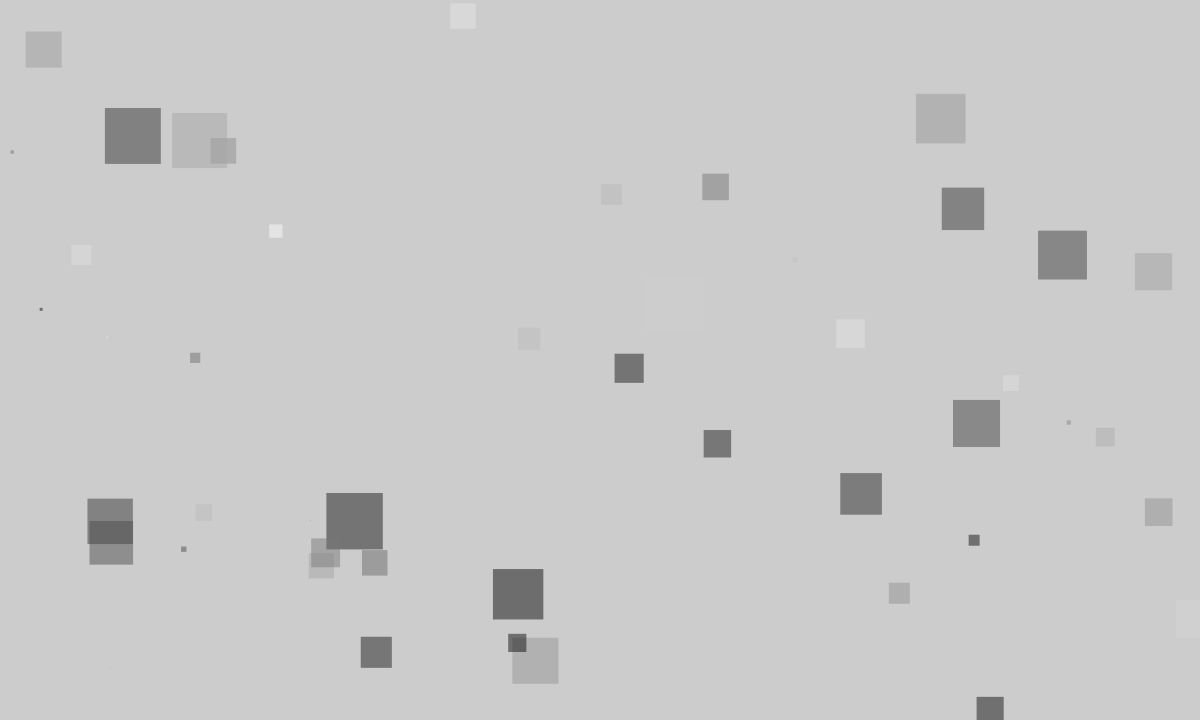
Frame 1 (no input)
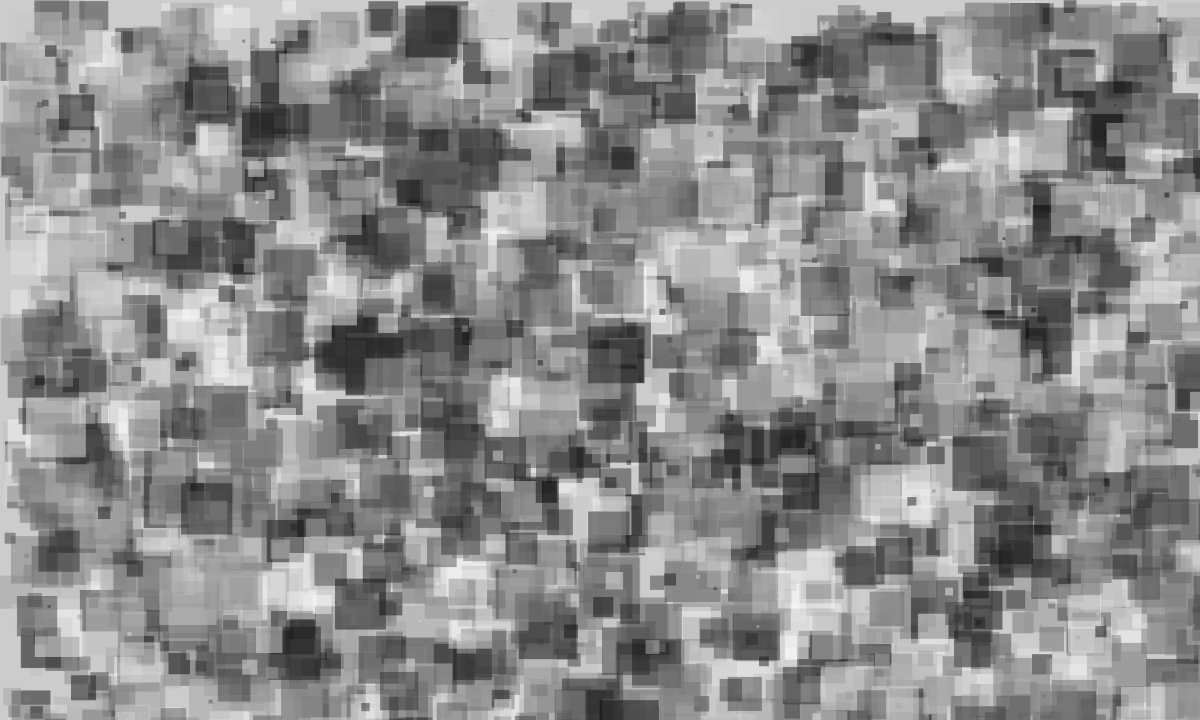
Frame 60 (the mouse pressed at the canvas centre just before this capture)
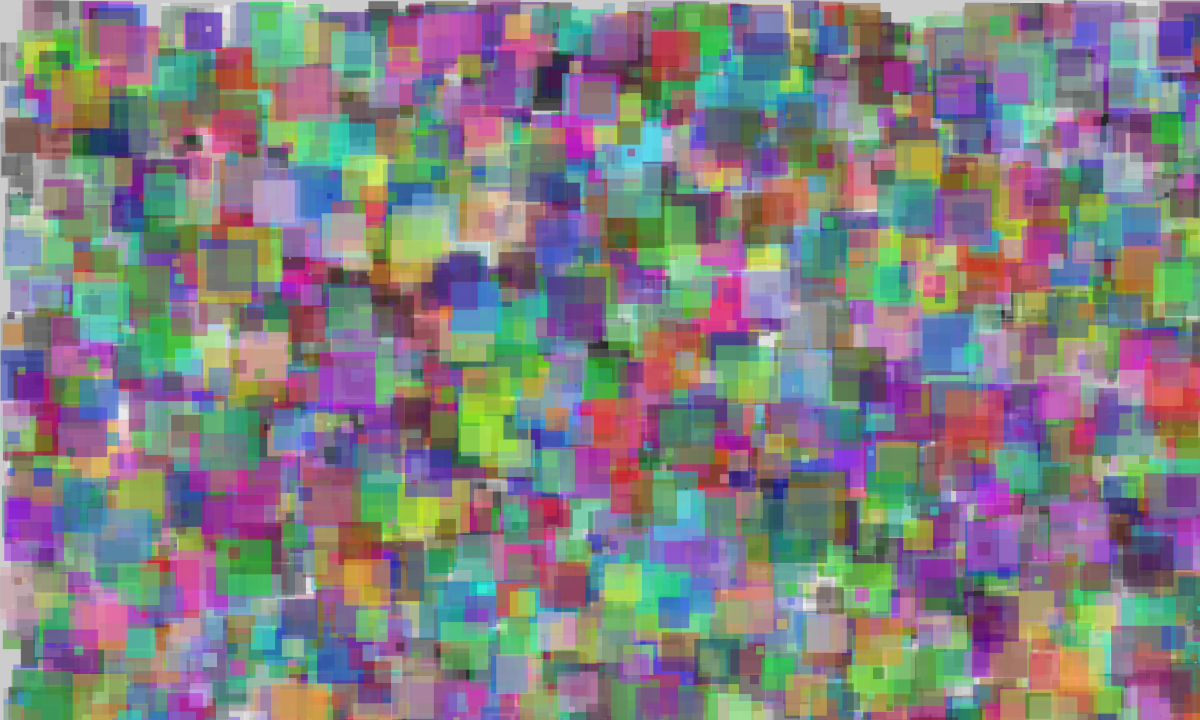
Frame 120 (the mouse held since frame 60 and released just before this capture)

The Processing sketch that drew these frames (run headless with seeded random() and noise(); from frame 60 on, the mouse is pressed at the canvas centre):

// Processing sketch: processing_146233
// ── processing_146233.pde

void setup() {
  size(1200, 720);
  noStroke();
}
void draw() {   
  for (int i = 0; i < 100; i++) {
      float r = random(60);
      float x = random(1280);
      float y = random(1280);
      float ranx = random(255);
      float rany = random(255);
      float ranz = random(255);
      int xc = mouseX;
      int yc = mouseY;
      if (mousePressed) {
        fill(ranx, rany, ranz,120);
      } else {
        fill(ranx, ranx, ranx,120);
      }   
      if (mousePressed) {
           rect(x, y, r, r);     
      } else {
          rect(x, y, r, r);
    }
   }  
    
    
}
